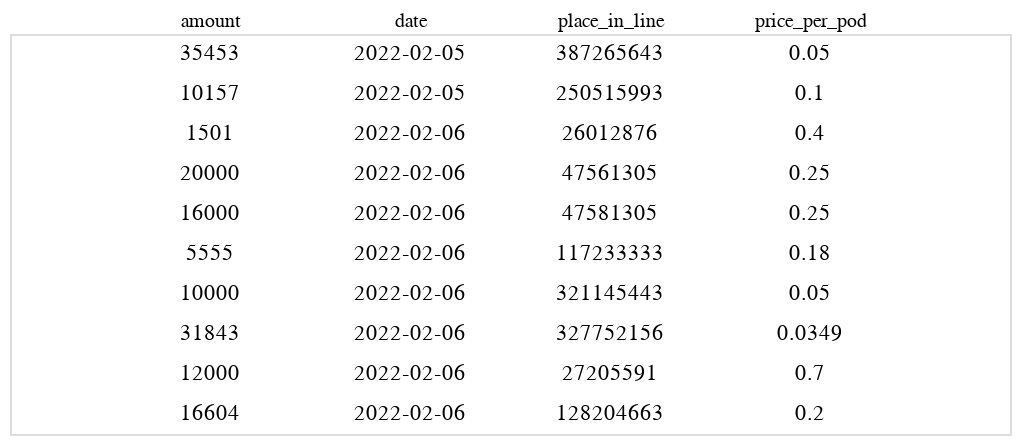

Write notebook code for a chart like this one.
### Code cell
# https://observablehq.com/@mdeagen/vega-lite-table-using-text-marks

from IPython.display import display, HTML

# display(HTML("""
# <style>
# form.vega-bindings {
#   position: absolute;
#   left: 0px;
#   top: 20px;
#   -webkit-transform: rotate(90deg);

# }
# </style>
# """))

cols = ['date', 'amount', 'place_in_line', 'price_per_pod']
df = df_fills[cols].copy()
sort_cols = []
for c in cols: 
    scol = f"sort_{c}"
    df_sort = df.sort_values(c)
    df.loc[df_sort.index, scol] = df.index.values
    sort_cols.append(scol) 
    
df['date'] = df['date'].dt.strftime("%Y-%m-%d")
df['amount'] = df.amount.astype(int)
df['place_in_line'] = df.place_in_line.astype(int)

nrows = 10
radio = alt.binding_radio(name="Sort By", options=cols)
slider = alt.binding_range(min=1, max=len(df) - nrows, step=1, name='Scroll Offset:')

select_scroll = alt.selection_single(
    name="scroller", fields=['offset'],
    bind=slider, init={'offset': 1}
)
select_radio = alt.selection_single(
    name="sortby", fields=["sort_col"], 
    bind=radio, init={"sort_col": "date"}
)

alt.Chart(df).add_selection(
    select_scroll, select_radio 
).transform_calculate(
    sort_num=f"datum['sort_' + {select_radio.name}.sort_col]"
).transform_fold(
    ['date', 'amount', 'place_in_line', 'price_per_pod']
).transform_filter(
    filter=(
        "datum.sort_num >= parseInt(scroller.offset)"
        f" & datum.sort_num < (parseInt(scroller.offset) + {nrows})"
    )
).mark_text().encode(
    x=alt.X(
        "key:N", 
        axis=alt.Axis(orient="top", labelAngle=0, title=None, domain=False, ticks=False), 
        scale=alt.Scale(padding=15)
    ),
    text="value:N",
    y=alt.Y("sort_num:O", axis=None), 
    order=alt.Order("order:N", sort='descending'),
).properties(width=500)

### Figure 1 — Vega-Lite specification as saved in the notebook (floating-point values rounded to 4 significant figures; data arrays with more than 128 entries replaced by an {"elided": "..."} marker saying what was removed)
{"config": {"view": {"continuousWidth": 400, "continuousHeight": 300}}, "data": {"name": "data-4c30aaa07da1a1aca3758fa672d5a708"}, "mark": "text", "encoding": {"order": {"field": "order", "sort": "descending", "type": "nominal"}, "text": {"field": "value", "type": "nominal"}, "x": {"axis": {"domain": false, "labelAngle": 0, "orient": "top", "ticks": false, "title": null}, "field": "key", "scale": {"padding": 15}, "type": "nominal"}, "y": {"axis": null, "field": "sort_num", "type": "ordinal"}}, "selection": {"scroller": {"type": "single", "fields": ["offset"], "bind": {"input": "range", "max": 1495, "min": 1, "name": "Scroll Offset:", "step": 1}, "init": {"offset": 1}}, "sortby": {"type": "single", "fields": ["sort_col"], "bind": {"input": "radio", "options": ["date", "amount", "place_in_line", "price_per_pod"], "name": "Sort By"}, "init": {"sort_col": "date"}}}, "transform": [{"calculate": "datum['sort_' + sortby.sort_col]", "as": "sort_num"}, {"fold": ["date", "amount", "place_in_line", "price_per_pod"]}, {"filter": "datum.sort_num >= parseInt(scroller.offset) & datum.sort_num < (parseInt(scroller.offset) + 10)"}], "width": 500, "$schema": "https://vega.github.io/schema/vega-lite/v4.17.0.json", "datasets": {"data-4c30aaa07da1a1aca3758fa672d5a708": {"elided": "1505 records"}}}
